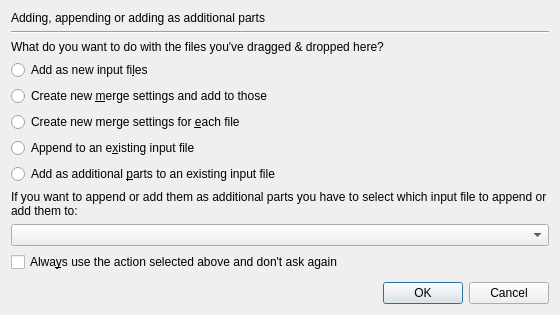
<?xml version="1.0" encoding="UTF-8"?>
<ui version="4.0">
 <class>mtx::gui::Merge::AddingAppendingFilesDialog</class>
 <widget class="QDialog" name="mtx::gui::Merge::AddingAppendingFilesDialog">
  <property name="geometry">
   <rect>
    <x>0</x>
    <y>0</y>
    <width>560</width>
    <height>315</height>
   </rect>
  </property>
  <property name="windowTitle">
   <string>Adding or appending files</string>
  </property>
  <layout class="QVBoxLayout" name="verticalLayout">
   <item>
    <widget class="QLabel" name="label">
     <property name="text">
      <string>Adding, appending or adding as additional parts</string>
     </property>
     <property name="wordWrap">
      <bool>true</bool>
     </property>
    </widget>
   </item>
   <item>
    <widget class="Line" name="line">
     <property name="orientation">
      <enum>Qt::Horizontal</enum>
     </property>
    </widget>
   </item>
   <item>
    <widget class="QLabel" name="label_2">
     <property name="text">
      <string>What do you want to do with the files you've dragged &amp; dropped here?</string>
     </property>
     <property name="wordWrap">
      <bool>true</bool>
     </property>
    </widget>
   </item>
   <item>
    <widget class="QRadioButton" name="rbAdd">
     <property name="text">
      <string>Add as new input fi&amp;les</string>
     </property>
    </widget>
   </item>
   <item>
    <widget class="QRadioButton" name="rbAddToNew">
     <property name="text">
      <string>Create new &amp;merge settings and add to those</string>
     </property>
    </widget>
   </item>
   <item>
    <widget class="QRadioButton" name="rbAddEachToNew">
     <property name="text">
      <string>Create new merge settings for &amp;each file</string>
     </property>
    </widget>
   </item>
   <item>
    <widget class="QRadioButton" name="rbAppend">
     <property name="text">
      <string>Append to an e&amp;xisting input file</string>
     </property>
    </widget>
   </item>
   <item>
    <widget class="QRadioButton" name="rbAddAdditionalParts">
     <property name="text">
      <string>Add as additional &amp;parts to an existing input file</string>
     </property>
    </widget>
   </item>
   <item>
    <widget class="QLabel" name="lAppendTo">
     <property name="text">
      <string>If you want to append or add them as additional parts you have to select which input file to append or add them to:</string>
     </property>
     <property name="wordWrap">
      <bool>true</bool>
     </property>
    </widget>
   </item>
   <item>
    <widget class="QComboBox" name="cbFileName"/>
   </item>
   <item>
    <widget class="QCheckBox" name="cbAlwaysUseThisDecision">
     <property name="text">
      <string>Alwa&amp;ys use the action selected above and don't ask again</string>
     </property>
    </widget>
   </item>
   <item>
    <spacer name="verticalSpacer">
     <property name="orientation">
      <enum>Qt::Vertical</enum>
     </property>
     <property name="sizeHint" stdset="0">
      <size>
       <width>20</width>
       <height>14</height>
      </size>
     </property>
    </spacer>
   </item>
   <item>
    <layout class="QHBoxLayout" name="horizontalLayout">
     <item>
      <spacer name="horizontalSpacer">
       <property name="orientation">
        <enum>Qt::Horizontal</enum>
       </property>
       <property name="sizeHint" stdset="0">
        <size>
         <width>40</width>
         <height>20</height>
        </size>
       </property>
      </spacer>
     </item>
     <item>
      <widget class="QDialogButtonBox" name="buttonBox">
       <property name="standardButtons">
        <set>QDialogButtonBox::Cancel|QDialogButtonBox::Ok</set>
       </property>
      </widget>
     </item>
    </layout>
   </item>
  </layout>
 </widget>
 <tabstops>
  <tabstop>rbAdd</tabstop>
  <tabstop>rbAddToNew</tabstop>
  <tabstop>rbAddEachToNew</tabstop>
  <tabstop>rbAppend</tabstop>
  <tabstop>rbAddAdditionalParts</tabstop>
  <tabstop>cbFileName</tabstop>
  <tabstop>cbAlwaysUseThisDecision</tabstop>
 </tabstops>
 <resources/>
</ui>
